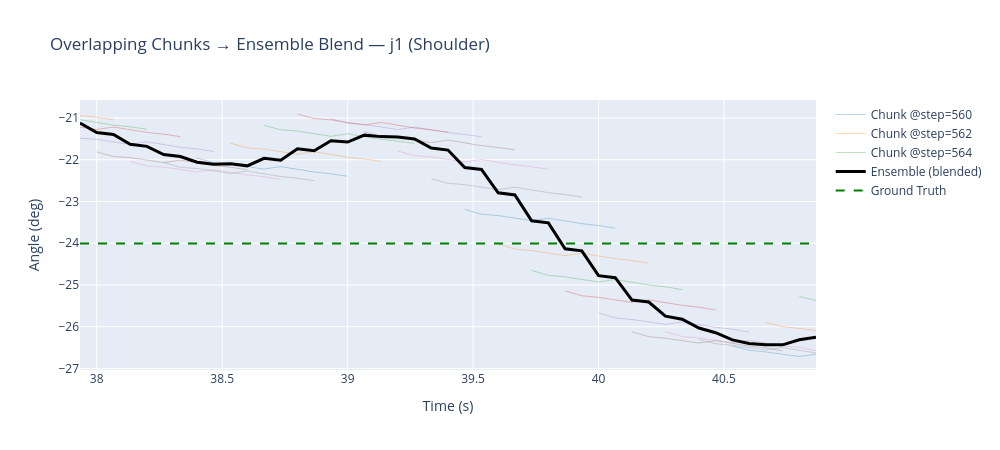

Write notebook code for a chart like this one.
### Markdown cell above
## 5. Visualize Overlapping Chunks

Show how individual prediction chunks overlap and how the ensemble blends them.
This is the key insight: at each timestep, multiple chunks contribute, and the weighted average produces smooth output.

### Code cell
# Visualize a 3-second window showing overlapping chunks for joint 1 (shoulder)
JOINT_IDX = 1  # shoulder — has clear motion and moderate error
raw_chunks = results['raw_chunks']
K = inference_config.prediction_stride_K

# Pick a window in the middle of the episode
mid_step = len(ensemble_traj) // 2
window_start = max(0, mid_step - 22)
window_end = min(len(ensemble_traj), mid_step + 23)

fig = go.Figure()

# Plot individual chunks as semi-transparent lines
chunk_colors = ['rgba(31,119,180,0.3)', 'rgba(255,127,14,0.3)', 'rgba(44,160,44,0.3)',
                'rgba(214,39,40,0.3)', 'rgba(148,103,189,0.3)', 'rgba(140,86,75,0.3)',
                'rgba(227,119,194,0.3)', 'rgba(127,127,127,0.3)']

chunks_plotted = 0
for step, chunk in raw_chunks:
    chunk_start = step
    chunk_end = step + T_out
    # Only plot chunks that overlap with our window
    if chunk_end < window_start or chunk_start > window_end:
        continue
    
    t = np.arange(step, step + T_out) / 15.0
    # Filter to window
    mask = (np.arange(step, step + T_out) >= window_start) & (np.arange(step, step + T_out) < window_end)
    if not mask.any():
        continue
    
    color = chunk_colors[chunks_plotted % len(chunk_colors)]
    fig.add_trace(go.Scatter(
        x=t[mask], y=np.degrees(chunk[mask, JOINT_IDX]),
        mode='lines', line=dict(color=color, width=1),
        name=f'Chunk @step={step}' if chunks_plotted < 3 else None,
        showlegend=(chunks_plotted < 3),
    ))
    chunks_plotted += 1

# Ensemble output (bold)
t_ensemble = np.arange(window_start, min(window_end, len(ensemble_traj))) / 15.0
fig.add_trace(go.Scatter(
    x=t_ensemble, y=np.degrees(ensemble_traj[window_start:window_end, JOINT_IDX]),
    mode='lines', line=dict(color='black', width=3),
    name='Ensemble (blended)',
))

# Ground truth
fig.add_trace(go.Scatter(
    x=t_ensemble, y=np.degrees(gt_traj[window_start:window_end, JOINT_IDX]),
    mode='lines', line=dict(color='green', width=2, dash='dash'),
    name='Ground Truth',
))

fig.update_layout(
    title=f'Overlapping Chunks → Ensemble Blend — {joint_names[JOINT_IDX]}',
    xaxis_title='Time (s)', yaxis_title='Angle (deg)',
    height=450, width=1000,
)
fig.show()
print(f'Showing {chunks_plotted} overlapping chunks in the window')

### Figure 1 — Plotly figure (JSON) as saved in the notebook; plotly's stock layout.template omitted (floating-point values rounded to 4 significant figures)
{"data": [{"line": {"color": "rgba(31,119,180,0.3)", "width": 1}, "mode": "lines", "name": "Chunk @step=560", "showlegend": true, "type": "scatter", "x": [37.93], "y": [-20.89]}, {"line": {"color": "rgba(255,127,14,0.3)", "width": 1}, "mode": "lines", "name": "Chunk @step=562", "showlegend": true, "type": "scatter", "x": [37.93, 38, 38.07], "y": [-20.94, -20.98, -21.04]}, {"line": {"color": "rgba(44,160,44,0.3)", "width": 1}, "mode": "lines", "name": "Chunk @step=564", "showlegend": true, "type": "scatter", "x": [37.93, 38, 38.07, 38.13, 38.2], "y": [-21.04, -21.11, -21.17, -21.21, -21.27]}, {"line": {"color": "rgba(214,39,40,0.3)", "width": 1}, "mode": "lines", "showlegend": false, "type": "scatter", "x": [37.93, 38, 38.07, 38.13, 38.2, 38.27, 38.33], "y": [-21.22, -21.27, -21.22, -21.28, -21.35, -21.39, -21.45]}, {"line": {"color": "rgba(148,103,189,0.3)", "width": 1}, "mode": "lines", "showlegend": false, "type": "scatter", "x": [37.93, 38, 38.07, 38.13, 38.2, 38.27, 38.33, 38.4, 38.47], "y": [-21.48, -21.51, -21.57, -21.63, -21.57, -21.64, -21.7, -21.74, -21.8]}, {"line": {"color": "rgba(140,86,75,0.3)", "width": 1}, "mode": "lines", "showlegend": false, "type": "scatter", "x": [38, 38.07, 38.13, 38.2, 38.27, 38.33, 38.4, 38.47, 38.53, 38.6], "y": [-21.81, -21.92, -21.95, -22.01, -22.07, -22.01, -22.08, -22.14, -22.18, -22.24]}, {"line": {"color": "rgba(227,119,194,0.3)", "width": 1}, "mode": "lines", "showlegend": false, "type": "scatter", "x": [38.13, 38.2, 38.27, 38.33, 38.4, 38.47, 38.53, 38.6, 38.67, 38.73], "y": [-22.04, -22.15, -22.17, -22.24, -22.29, -22.23, -22.3, -22.36, -22.41, -22.47]}, {"line": {"color": "rgba(127,127,127,0.3)", "width": 1}, "mode": "lines", "showlegend": false, "type": "scatter", "x": [38.27, 38.33, 38.4, 38.47, 38.53, 38.6, 38.67, 38.73, 38.8, 38.87], "y": [-22.07, -22.18, -22.21, -22.27, -22.33, -22.27, -22.34, -22.4, -22.44, -22.5]}, {"line": {"color": "rgba(31,119,180,0.3)", "width": 1}, "mode": "lines", "showlegend": false, "type": "scatter", "x": [38.4, 38.47, 38.53, 38.6, 38.67, 38.73, 38.8, 38.87, 38.93, 39], "y": [-21.96, -22.07, -22.1, -22.17, -22.22, -22.16, -22.23, -22.29, -22.34, -22.39]}, {"line": {"color": "rgba(255,127,14,0.3)", "width": 1}, "mode": "lines", "showlegend": false, "type": "scatter", "x": [38.53, 38.6, 38.67, 38.73, 38.8, 38.87, 38.93, 39, 39.07, 39.13], "y": [-21.6, -21.71, -21.74, -21.81, -21.87, -21.81, -21.88, -21.94, -21.98, -22.04]}, {"line": {"color": "rgba(44,160,44,0.3)", "width": 1}, "mode": "lines", "showlegend": false, "type": "scatter", "x": [38.67, 38.73, 38.8, 38.87, 38.93, 39, 39.07, 39.13, 39.2, 39.27], "y": [-21.17, -21.28, -21.31, -21.38, -21.44, -21.38, -21.45, -21.51, -21.55, -21.61]}, {"line": {"color": "rgba(214,39,40,0.3)", "width": 1}, "mode": "lines", "showlegend": false, "type": "scatter", "x": [38.8, 38.87, 38.93, 39, 39.07, 39.13, 39.2, 39.27, 39.33, 39.4], "y": [-20.9, -21.01, -21.04, -21.11, -21.17, -21.11, -21.18, -21.24, -21.28, -21.34]}, {"line": {"color": "rgba(148,103,189,0.3)", "width": 1}, "mode": "lines", "showlegend": false, "type": "scatter", "x": [38.93, 39, 39.07, 39.13, 39.2, 39.27, 39.33, 39.4, 39.47, 39.53], "y": [-21.02, -21.12, -21.15, -21.22, -21.28, -21.22, -21.29, -21.35, -21.39, -21.45]}, {"line": {"color": "rgba(140,86,75,0.3)", "width": 1}, "mode": "lines", "showlegend": false, "type": "scatter", "x": [39.07, 39.13, 39.2, 39.27, 39.33, 39.4, 39.47, 39.53, 39.6, 39.67], "y": [-21.33, -21.44, -21.47, -21.53, -21.59, -21.53, -21.6, -21.66, -21.7, -21.76]}, {"line": {"color": "rgba(227,119,194,0.3)", "width": 1}, "mode": "lines", "showlegend": false, "type": "scatter", "x": [39.2, 39.27, 39.33, 39.4, 39.47, 39.53, 39.6, 39.67, 39.73, 39.8], "y": [-21.79, -21.9, -21.93, -22.0, -22.05, -21.99, -22.06, -22.12, -22.17, -22.23]}, {"line": {"color": "rgba(127,127,127,0.3)", "width": 1}, "mode": "lines", "showlegend": false, "type": "scatter", "x": [39.33, 39.4, 39.47, 39.53, 39.6, 39.67, 39.73, 39.8, 39.87, 39.93], "y": [-22.45, -22.56, -22.6, -22.66, -22.72, -22.66, -22.73, -22.79, -22.83, -22.89]}, {"line": {"color": "rgba(31,119,180,0.3)", "width": 1}, "mode": "lines", "showlegend": false, "type": "scatter", "x": [39.47, 39.53, 39.6, 39.67, 39.73, 39.8, 39.87, 39.93, 40, 40.07], "y": [-23.19, -23.3, -23.34, -23.4, -23.46, -23.4, -23.47, -23.53, -23.58, -23.64]}, {"line": {"color": "rgba(255,127,14,0.3)", "width": 1}, "mode": "lines", "showlegend": false, "type": "scatter", "x": [39.6, 39.67, 39.73, 39.8, 39.87, 39.93, 40, 40.07, 40.13, 40.2], "y": [-24.02, -24.14, -24.17, -24.24, -24.3, -24.24, -24.31, -24.37, -24.42, -24.48]}, {"line": {"color": "rgba(44,160,44,0.3)", "width": 1}, "mode": "lines", "showlegend": false, "type": "scatter", "x": [39.73, 39.8, 39.87, 39.93, 40, 40.07, 40.13, 40.2, 40.27, 40.33], "y": [-24.65, -24.77, -24.81, -24.87, -24.93, -24.87, -24.94, -25.0, -25.05, -25.11]}, {"line": {"color": "rgba(214,39,40,0.3)", "width": 1}, "mode": "lines", "showlegend": false, "type": "scatter", "x": [39.87, 39.93, 40, 40.07, 40.13, 40.2, 40.27, 40.33, 40.4, 40.47], "y": [-25.14, -25.26, -25.3, -25.36, -25.42, -25.36, -25.43, -25.49, -25.53, -25.6]}, {"line": {"color": "rgba(148,103,189,0.3)", "width": 1}, "mode": "lines", "showlegend": false, "type": "scatter", "x": [40, 40.07, 40.13, 40.2, 40.27, 40.33, 40.4, 40.47, 40.53, 40.6], "y": [-25.67, -25.79, -25.83, -25.88, -25.94, -25.89, -25.96, -26.02, -26.06, -26.13]}, {"line": {"color": "rgba(140,86,75,0.3)", "width": 1}, "mode": "lines", "showlegend": false, "type": "scatter", "x": [40.13, 40.2, 40.27, 40.33, 40.4, 40.47, 40.53, 40.6, 40.67, 40.73], "y": [-26.12, -26.24, -26.28, -26.33, -26.39, -26.33, -26.4, -26.46, -26.5, -26.58]}, {"line": {"color": "rgba(227,119,194,0.3)", "width": 1}, "mode": "lines", "showlegend": false, "type": "scatter", "x": [40.27, 40.33, 40.4, 40.47, 40.53, 40.6, 40.67, 40.73, 40.8, 40.87], "y": [-26.12, -26.23, -26.27, -26.33, -26.38, -26.33, -26.4, -26.45, -26.5, -26.58]}, {"line": {"color": "rgba(127,127,127,0.3)", "width": 1}, "mode": "lines", "showlegend": false, "type": "scatter", "x": [40.4, 40.47, 40.53, 40.6, 40.67, 40.73, 40.8, 40.87], "y": [-26.3, -26.41, -26.45, -26.5, -26.56, -26.5, -26.57, -26.63]}, {"line": {"color": "rgba(31,119,180,0.3)", "width": 1}, "mode": "lines", "showlegend": false, "type": "scatter", "x": [40.53, 40.6, 40.67, 40.73, 40.8, 40.87], "y": [-26.46, -26.56, -26.6, -26.66, -26.71, -26.66]}, {"line": {"color": "rgba(255,127,14,0.3)", "width": 1}, "mode": "lines", "showlegend": false, "type": "scatter", "x": [40.67, 40.73, 40.8, 40.87], "y": [-25.9, -26.0, -26.04, -26.09]}, {"line": {"color": "rgba(44,160,44,0.3)", "width": 1}, "mode": "lines", "showlegend": false, "type": "scatter", "x": [40.8, 40.87], "y": [-25.28, -25.37]}, {"line": {"color": "black", "width": 3}, "mode": "lines", "name": "Ensemble (blended)", "type": "scatter", "x": [37.93, 38, 38.07, 38.13, 38.2, 38.27, 38.33, 38.4, 38.47, 38.53, 38.6, 38.67, 38.73, 38.8, 38.87, 38.93, 39, 39.07, 39.13, 39.2, 39.27, 39.33, 39.4, 39.47, 39.53, 39.6, 39.67, 39.73, 39.8, 39.87, 39.93, 40, 40.07, 40.13, 40.2, 40.27, 40.33, 40.4, 40.47, 40.53, 40.6, 40.67, 40.73, 40.8, 40.87], "y": [-21.12, -21.35, -21.39, -21.63, -21.68, -21.87, -21.92, -22.06, -22.11, -22.1, -22.15, -21.96, -22.01, -21.74, -21.78, -21.54, -21.58, -21.41, -21.45, -21.46, -21.5, -21.72, -21.77, -22.18, -22.23, -22.79, -22.84, -23.46, -23.51, -24.13, -24.18, -24.78, -24.83, -25.36, -25.41, -25.75, -25.82, -26.03, -26.14, -26.32, -26.4, -26.43, -26.43, -26.31, -26.25]}, {"line": {"color": "green", "dash": "dash", "width": 2}, "mode": "lines", "name": "Ground Truth", "type": "scatter", "x": [37.93, 38, 38.07, 38.13, 38.2, 38.27, 38.33, 38.4, 38.47, 38.53, 38.6, 38.67, 38.73, 38.8, 38.87, 38.93, 39, 39.07, 39.13, 39.2, 39.27, 39.33, 39.4, 39.47, 39.53, 39.6, 39.67, 39.73, 39.8, 39.87, 39.93, 40, 40.07, 40.13, 40.2, 40.27, 40.33, 40.4, 40.47, 40.53, 40.6, 40.67, 40.73, 40.8, 40.87], "y": [-24.01, -24.01, -24.01, -24.01, -24.01, -24.01, -24.01, -24.01, -24.0, -24.01, -24.01, -24.0, -24.0, -24.01, -24.01, -24.01, -24.0, -24.01, -24.01, -24.0, -24.01, -24.01, -24.01, -24.01, -24.01, -24.01, -24.01, -24.01, -24.01, -24.01, -24.01, -24.01, -24.01, -24.01, -24.01, -24.01, -24.01, -24.01, -24.01, -24.01, -24.01, -24.01, -24.01, -24.0, -24.0]}], "layout": {"height": 450, "title": {"text": "Overlapping Chunks → Ensemble Blend — j1 (Shoulder)"}, "width": 1000, "xaxis": {"autorange": true, "range": [37.93, 40.87], "title": {"text": "Time (s)"}, "type": "linear"}, "yaxis": {"autorange": true, "range": [-27.04, -20.57], "title": {"text": "Angle (deg)"}, "type": "linear"}}}
